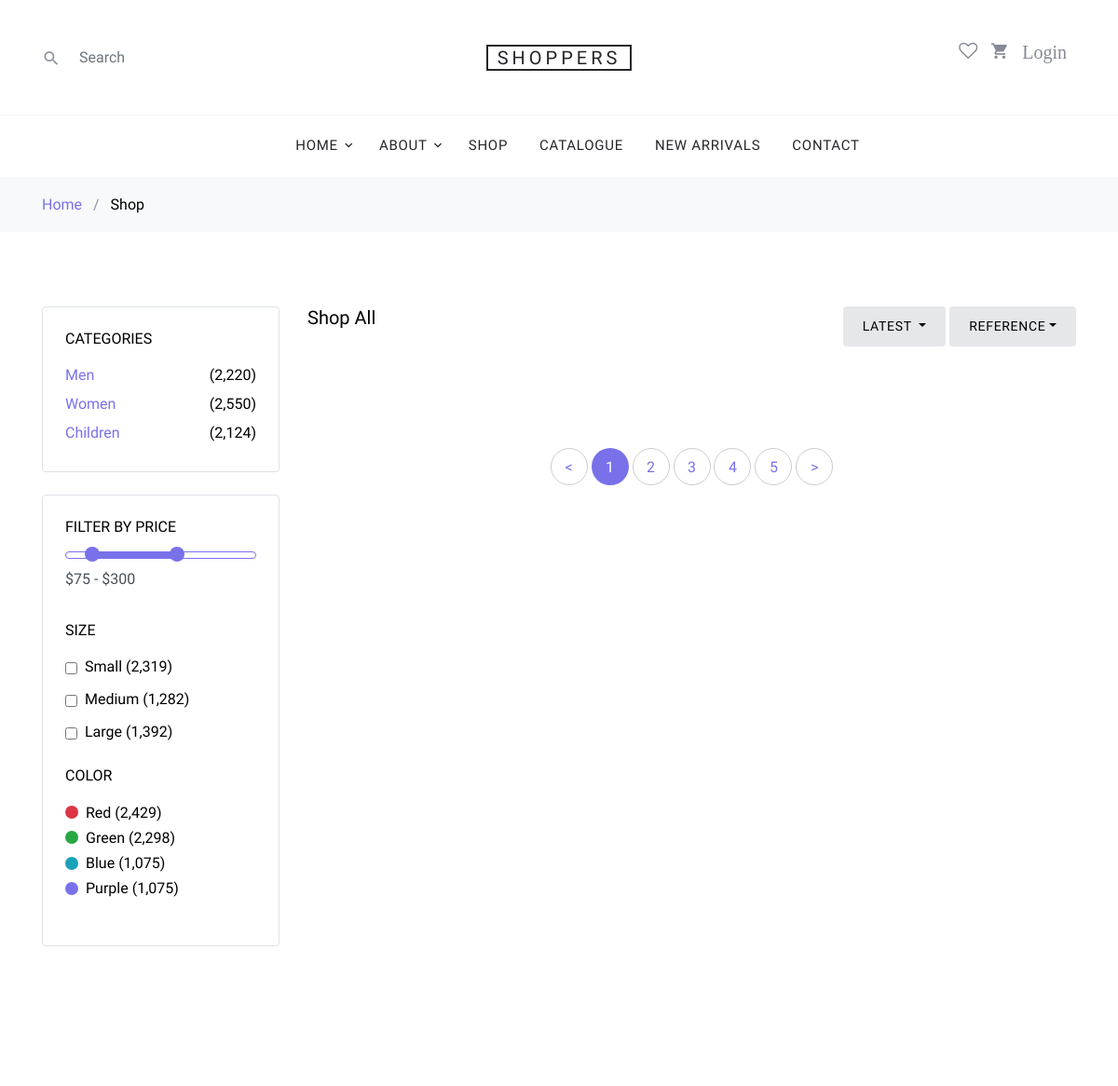
The page /shop/ (upper part) on the database as committed earlier.
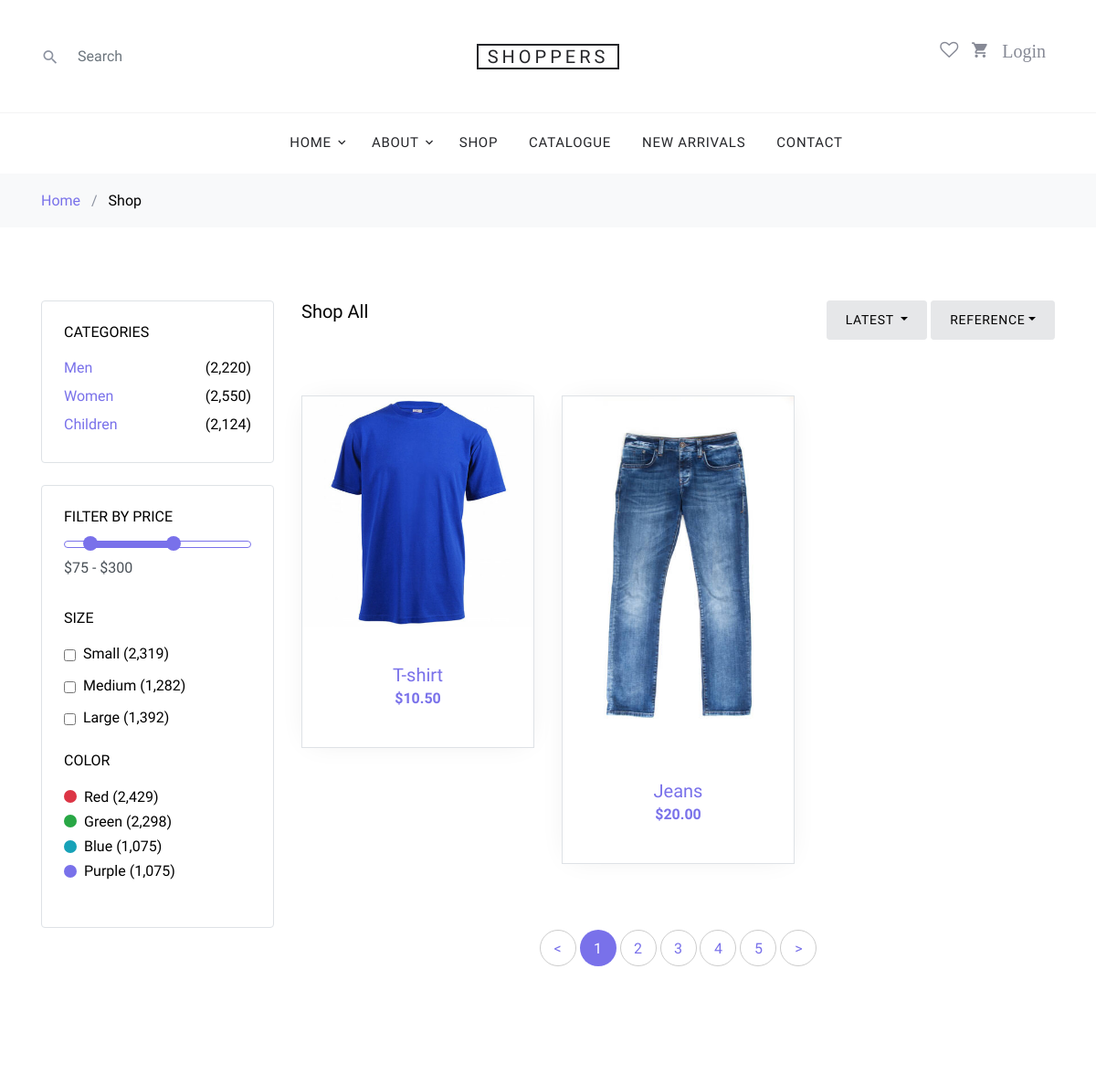
The same page on the database as committed later.
### base/models.py (models this page shows, shortened)
class Item(models.Model):
    name = models.CharField(max_length=255)
    description = models.TextField(blank=True)
    price = models.DecimalField(max_digits=10, decimal_places=2)
    category = models.ForeignKey(Category, on_delete=models.CASCADE)
    size = models.CharField(max_length=10)
    color = models.CharField(max_length=50, blank=True)
    image = models.ImageField(upload_to='item_images/', blank=True, null=True)
    created_at = models.DateTimeField(auto_now_add=True)
    updated_at = models.DateTimeField(auto_now=True)

### base/views.py (the view)
# urls.py: path('shop/', views.shop, name='shop'),
def shop(request):
    items = Item.objects.all()
    context = {'items': items}
    return render(request, 'base/shop.html', context)

### base/templates/base/shop.html (shortened to what the changed rows need)
{% extends 'main.html' %}
{% load static %}
{% block content %}
<div class="site-wrap">
  <div class="site-section">
    <div class="container">
      <div class="row mb-5">
        <div class="col-md-9 order-2">
          <div class="row">
            <div class="col-md-12 mb-5">
              <div class="float-md-left mb-4">
                <h2 class="text-black h5">Shop All</h2>
              </div>
            </div>
          </div>
          <div class="row mb-5">
            {% for item in items %}
            <div class="col-sm-6 col-lg-4 mb-4" data-aos="fade-up">
              <div class="block-4 text-center border">
                <figure class="block-4-image">
                  <a href="{% url 'shop-single' item.id %}"><img src="{{ item.image.url }}" alt="Image placeholder"
                      class="img-fluid"></a>
                </figure>
                <div class="block-4-text p-4">
                  <h3><a href="{% url 'shop-single' item.id %}">{{item.name}}</a></h3>
                  <p class="text-primary font-weight-bold">${{item.price}}</p>
                </div>
              </div>
            </div>
            {% endfor %}
          </div>
        </div>
      </div>
    </div>
  </div>
</div>
{% endblock content %}

Rows that differ between the two databases and show on the page:
added Item: image (picture), name "T-shirt", price "10.50"
added Item: image (picture), name "Jeans", price "20.00"
